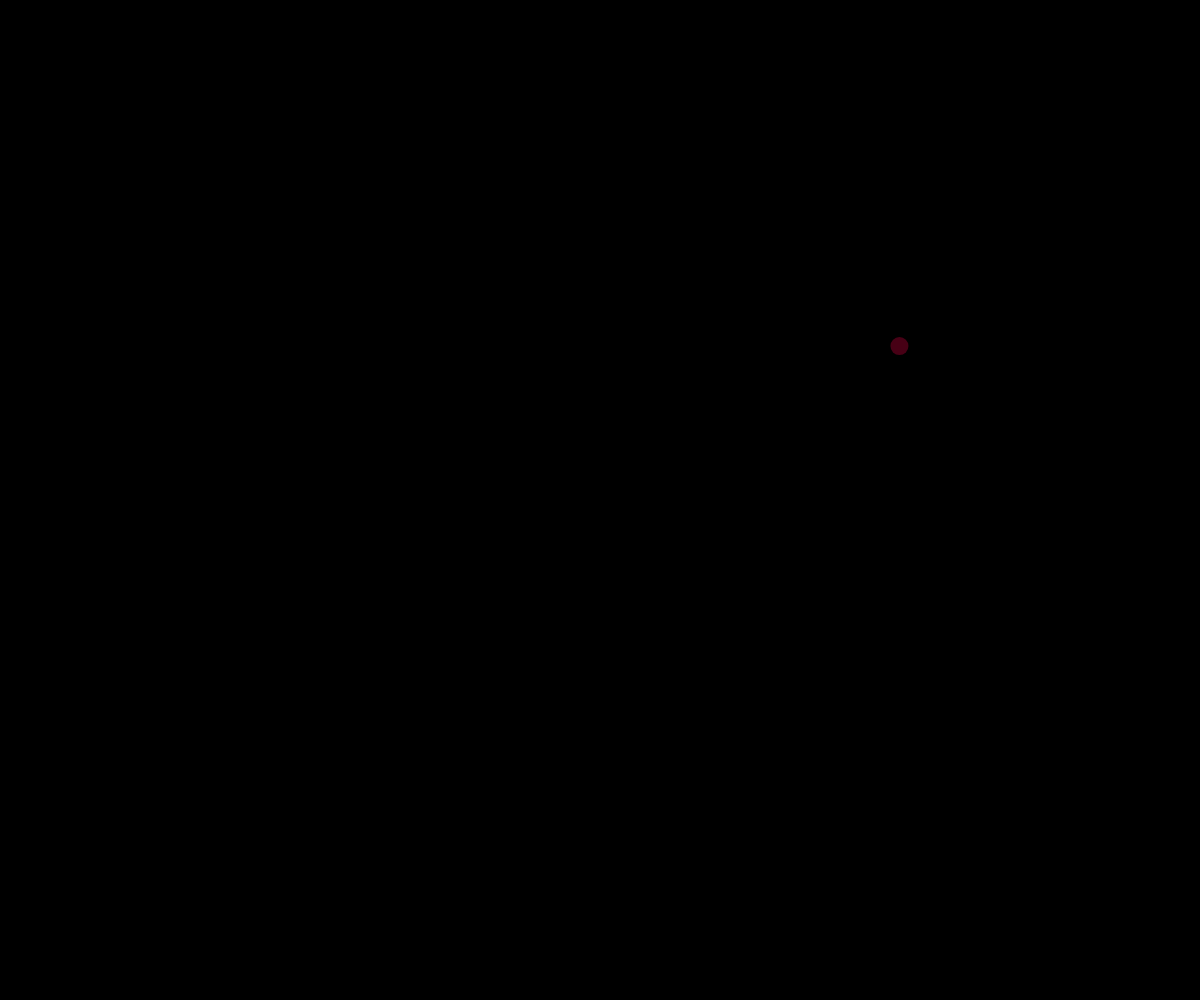
Frame 1 (no input)
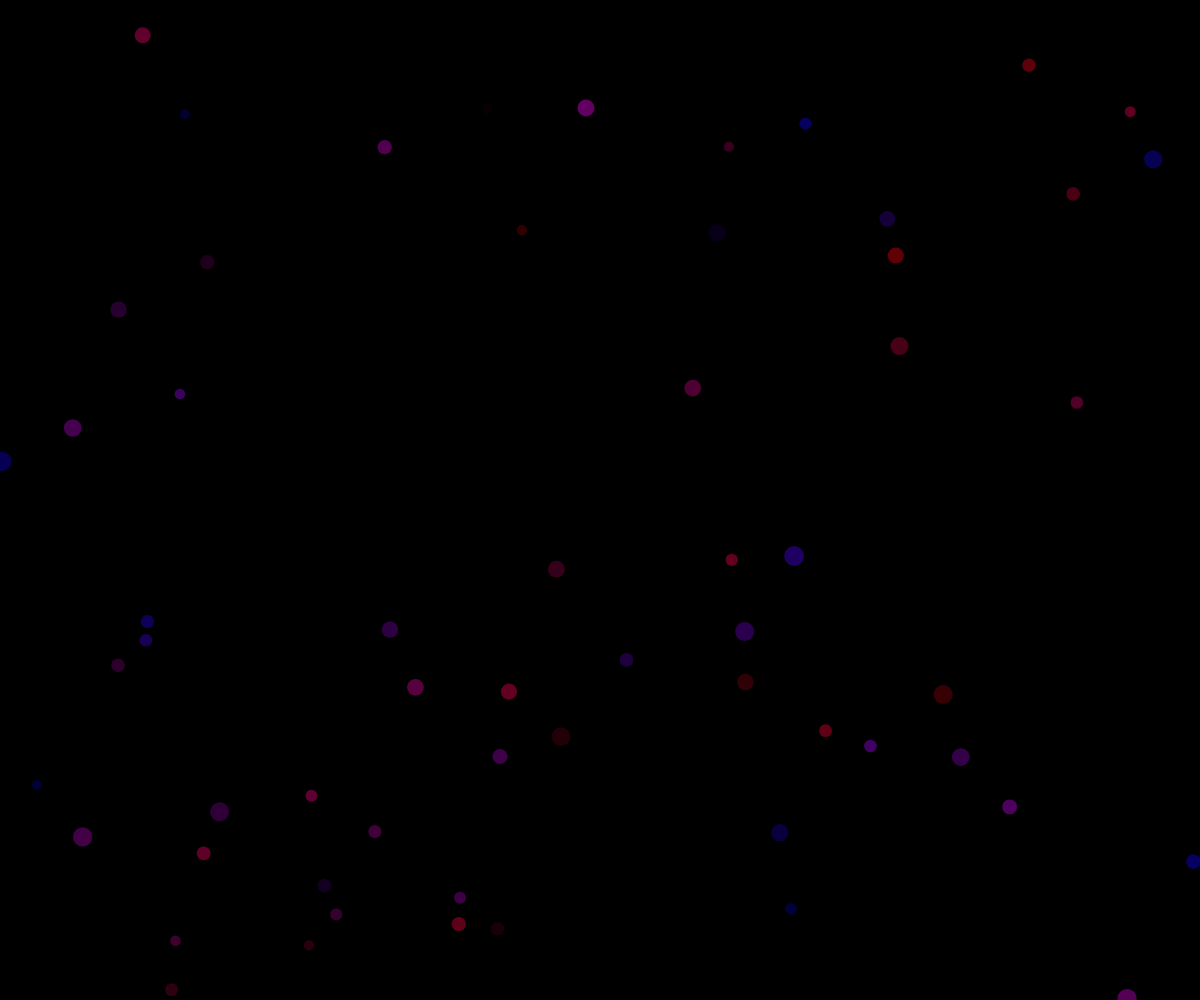
Frame 60 (no input)
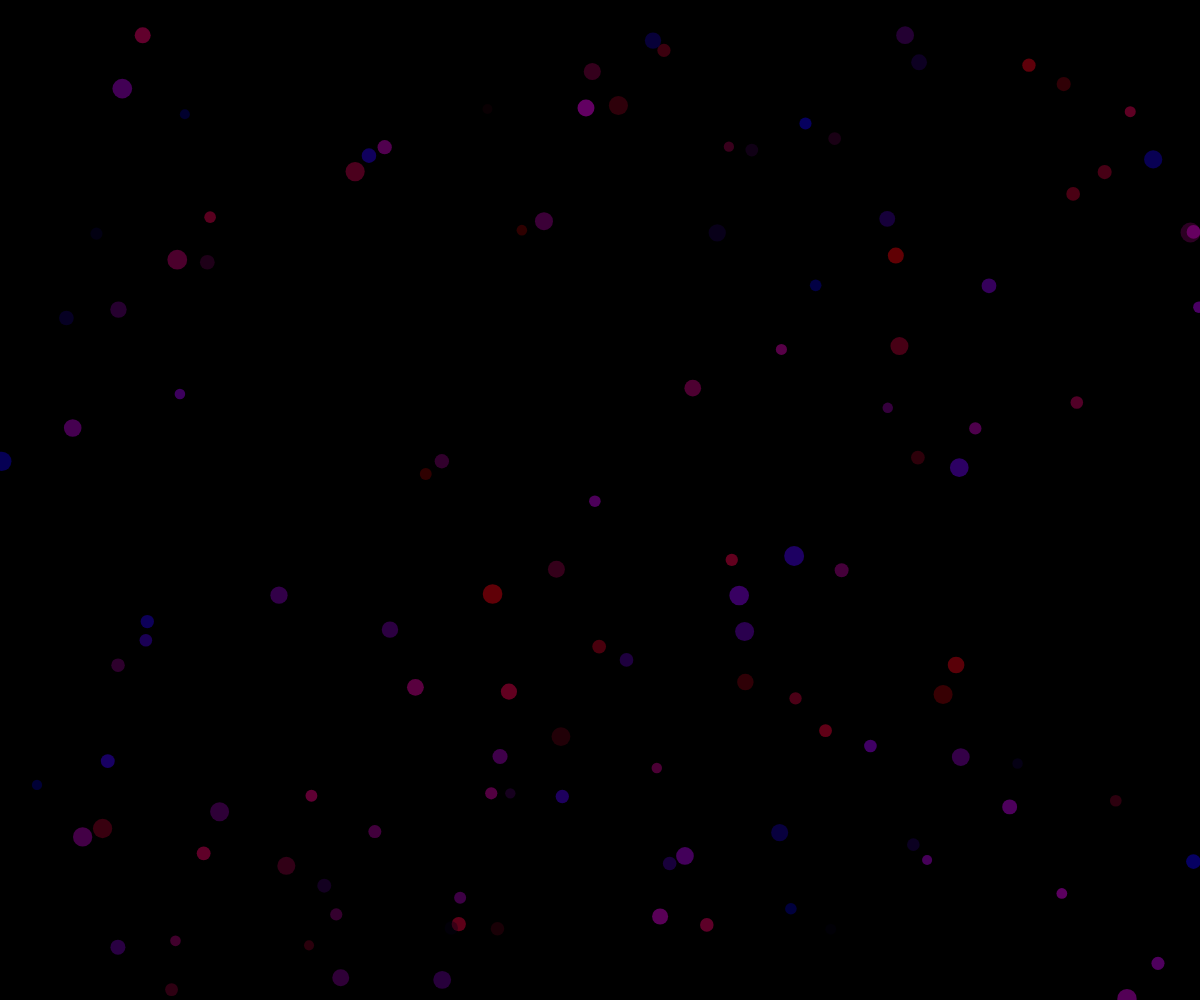
Frame 120 (the mouse pressed at the canvas centre since frame 60)

The p5.js sketch that drew these frames (run headless with seeded random() and noise() and a simulated clock; from frame 60 on, the mouse is pressed at the canvas centre):

// p5.js sketch
// ── sketch.js

let x, y;
let r, g, b;
let size;

function setup() {
  createCanvas(windowWidth, windowHeight);
  background(0);

}

function keyPressed() {
  if (key == " ") {
    background(0);
  }
}

function draw() {

  r = random(255);//It assumes its between 0 and 255
  g = 0;
  b = random(255);

  x = random(width);
  y = random(height);

  size = random(10, 20);
  noStroke();
  fill(r, g, b, 100);

  circle(x, y, size);

}
